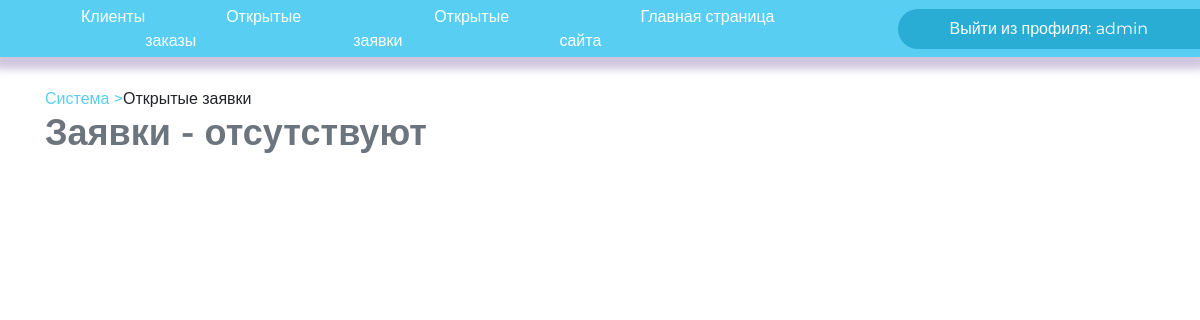
Page /agent/calls/ (signed in) on the earlier database version.
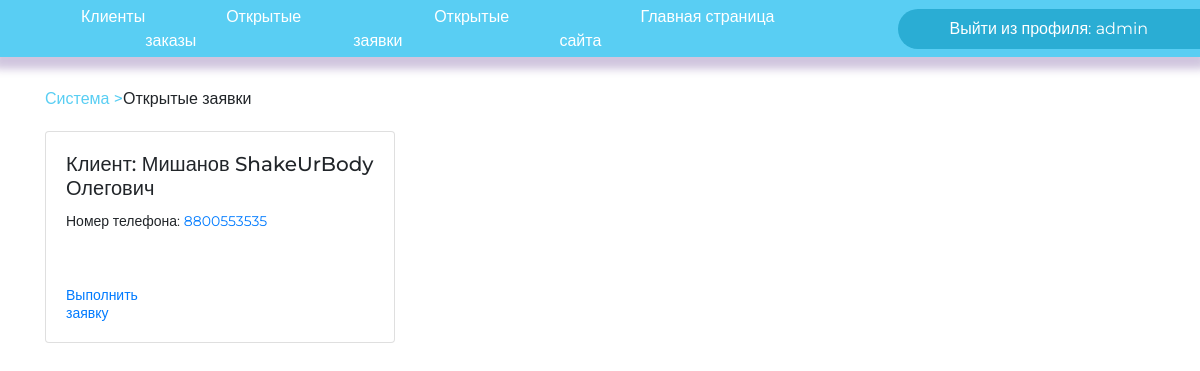
Same page on the later database version.
### djangoApp/models.py (models this page shows)
class Calls(models.Model):
    surname = models.CharField(max_length=30)
    name = models.CharField(max_length=30)
    patronymic = models.CharField(max_length=30)
    contact_numberRegex = RegexValidator(regex=r'^((8|\+7)[\- ]?)?(\(?\d{3}\)?[\- ]?)?[\d\- ]{7,10}$',
                                         message="Номер телефона введен в неверном формате! Пример: +79261234567, 89261234567, 79261234567, 123-45-67 и т.п.")
    contact_number = models.CharField(
        validators=[contact_numberRegex], max_length=13, blank=True)

### djangoApp/views.py (the view)
# urls.py: path('agent/calls/', CallsView.as_view(), name = "calls"),
class CallsView(LoginRequiredMixin, ListView):
    redirect_field_name = None
    model = Calls
    template_name = 'call_request.html'
    context_object_name = 'call_requests'

### djangoApp/templates/call_request.html (shortened to what this page needs)
{% extends 'secret_panel.html' %}
{%block currPath%}
<div class="path"><a href="/agent/">Система ></a><span class="nextPath">Открытые заявки</span></div>
{%endblock%}
{% block  content %}
{%if call_requests%}
<div class="row row-cols-2 row-cols-md-3 g-4">
    {% for call in call_requests %}
    {% include 'call_card.html' %}
    {% endfor %}
</div>
{%else%}
<h1 class="semi-text text-muted">Заявки - отсутствуют</h1>
{%endif%}
{% endblock %}

### djangoApp/templates/call_card.html
{% block content %}
    <div class="col">
        <div class="card" style = "margin-top: 20px;">
            <div class="card-body">
                <h5 class="card-title">Клиент: {{ call.surname }} {{ call.name }} {{ call.patronymic }}</h5>
                <div class="card-text">
                    <p>Номер телефона: <a href="#">{{ call.contact_number }}</a></p>
                </div>
            </div>
            <div class="card-body">
                <div class="row">
                    <div class="col-5">
                        <a href="delete-call/{{call.id}}" class="card-link">Выполнить заявку</a>
                    </div>
                </div>
            </div>
        </div>
    </div>
{% endblock %}

Differences in the rows shown:
added Calls: surname "Мишанов", name "ShakeUrBody", patronymic "Олегович", contact_number "8800553535"
Other differences:
text no longer shown: "Заявки - отсутствуют"
